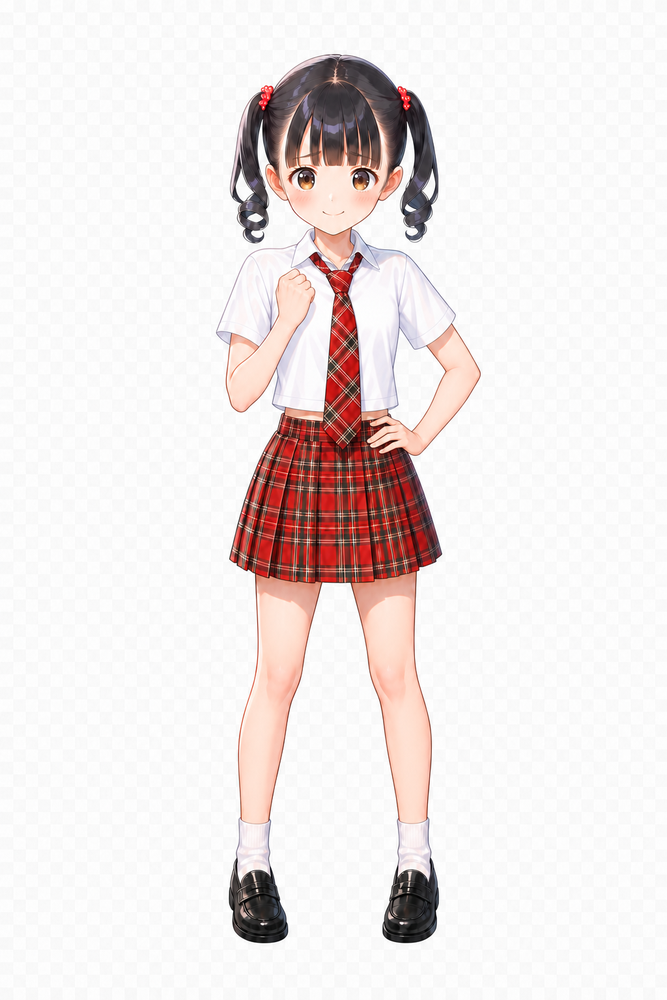
#> input picture future_development_seed01_protagonist_friend_determined_candidate_v1.png, 667 x 1000 px, shrunk from 1024 x 1536 before the run
$ python defringe_rgba.py ../future_development_seed01_protagonist_friend_determined_candidate_v1.png out.png
#> lines starting #> are read from the running program, lines starting #| are printed output that depends on the picture; after the words box and inside, x2 and y2 are one past the last pixel; in counts of white or black regions, pixels touching at a corner belong together
#!/usr/bin/env python3
"""Replace semitransparent edge RGB with nearby opaque subject colors."""

from __future__ import annotations

import argparse
from pathlib import Path

import numpy as np
from PIL import Image


def main() -> None:
    parser = argparse.ArgumentParser()
    parser.add_argument("source", type=Path)
    parser.add_argument("output", type=Path)
    parser.add_argument("--inset", type=int, default=2)
    args = parser.parse_args()

    image = Image.open(args.source).convert("RGBA")
    rgba = np.asarray(image).copy()
    alpha = rgba[:, :, 3]
#> alpha: shape (1000, 667); every value is 255
    solid = alpha >= 250
#> solid: shape (1000, 667) bool; every value is 1
    color_source = solid.copy()
    # Pull the color source inward without adding a SciPy dependency. This
    # prevents a chroma-contaminated opaque rim from becoming the source color.
    for _ in range(args.inset):
        padded = np.pad(color_source, 1, constant_values=False)
        eroded = np.ones_like(color_source)
        for dy in range(3):
            for dx in range(3):
                eroded &= padded[dy : dy + color_source.shape[0], dx : dx + color_source.shape[1]]
        if not eroded.any():
            break
        color_source = eroded
#> this loop made 2 passes
#> pass 1, in main, `padded = np.pad(color_source, 1, constant_values=False)`:
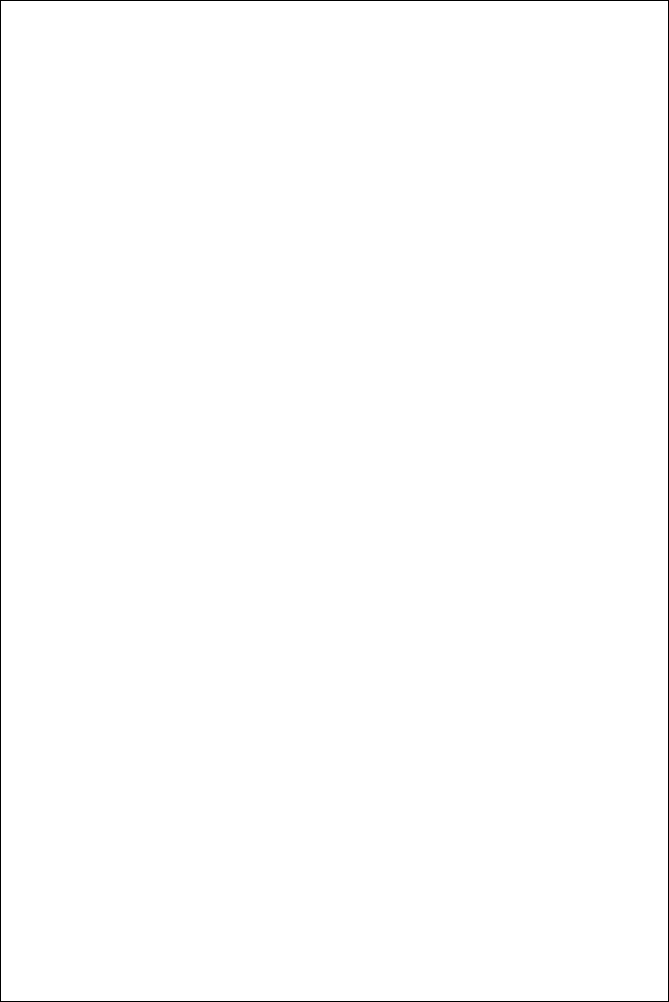
#> padded: shape (1002, 669) bool; 99.5% white; black in thin lines or dots
#> after the loop:
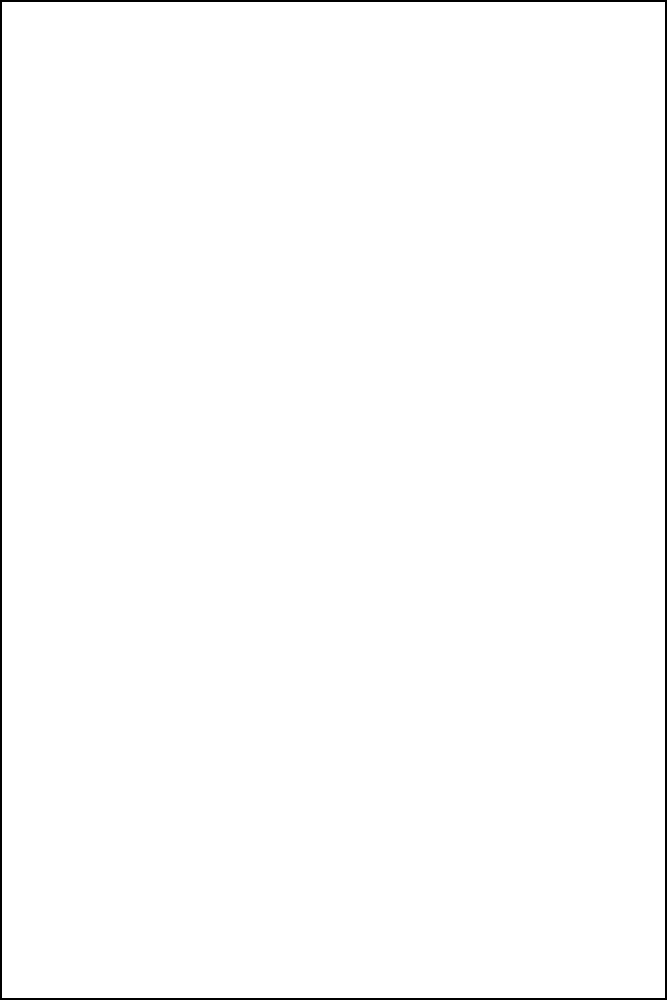
#> color_source: shape (1000, 667) bool; 99% white; 1 black region, box (x1, y1, x2, y2) and area: (0, 0, 667, 1000) 6652

    fringe = (alpha > 0) & ~color_source
    known = color_source.copy()
    colors = rgba[:, :, :3].astype(np.uint32)
    height, width = known.shape
#> height = 1000; width = 667
    for _ in range(64):
        pending = fringe & ~known
        if not pending.any():
            break
        padded_known = np.pad(known, 1, constant_values=False)
        padded_colors = np.pad(colors, ((1, 1), (1, 1), (0, 0)), constant_values=0)
        count = np.zeros((height, width), dtype=np.uint16)
        total = np.zeros((height, width, 3), dtype=np.uint32)
        for dy in range(3):
            for dx in range(3):
                if dy == 1 and dx == 1:
                    continue
                neighbor_known = padded_known[dy : dy + height, dx : dx + width]
                count += neighbor_known
                total += padded_colors[dy : dy + height, dx : dx + width] * neighbor_known[:, :, None]
        fill = pending & (count > 0)
        if not fill.any():
            break
        colors[fill] = total[fill] // count[fill][:, None]
        known[fill] = True
#> this loop made 3 passes
#> pass 1, in main, `padded_colors = np.pad(colors, ((1, 1), (1, 1), (0, 0)), constant_valu..`:
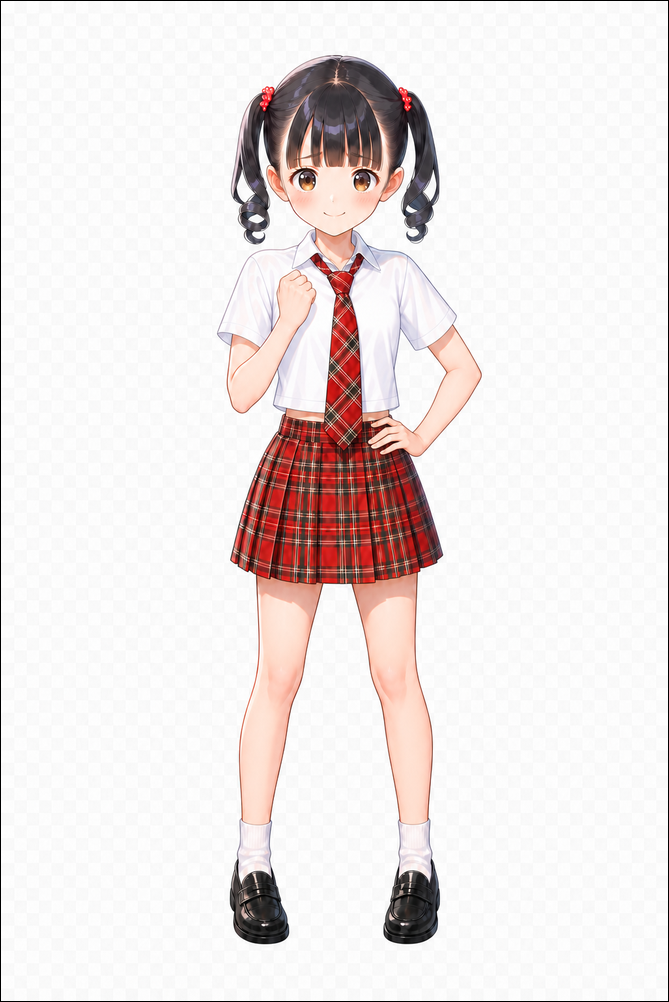
#> padded_colors: shape (1002, 669, 3) uint32; mean R, G, B 236.9, 229.5, 228.6
#> pass 1, in main, `fill = pending & (count > 0)`:
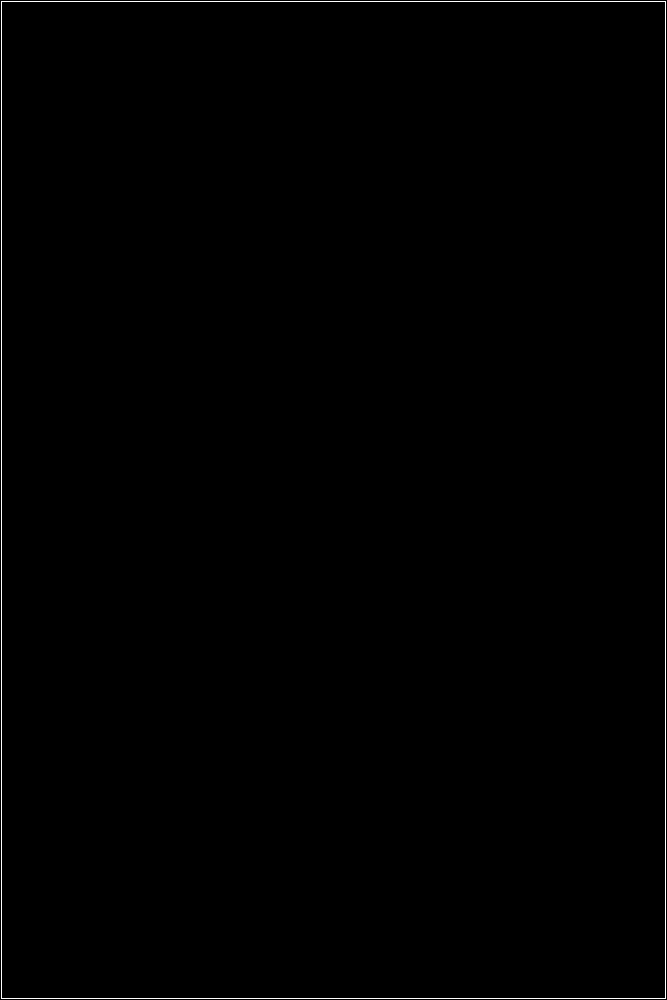
#> fill: shape (1000, 667) bool; 0.5% white in thin lines or dots
#> after the loop: colors: shape (1000, 667, 3) uint32; mean R, G, B 238.1, 230.7, 229.8
    rgba[fringe, :3] = colors[fringe].astype(np.uint8)

    rgba[alpha == 0, :3] = 0
    args.output.parent.mkdir(parents=True, exist_ok=True)
    Image.fromarray(rgba, mode="RGBA").save(args.output, optimize=True)


if __name__ == "__main__":
    main()
